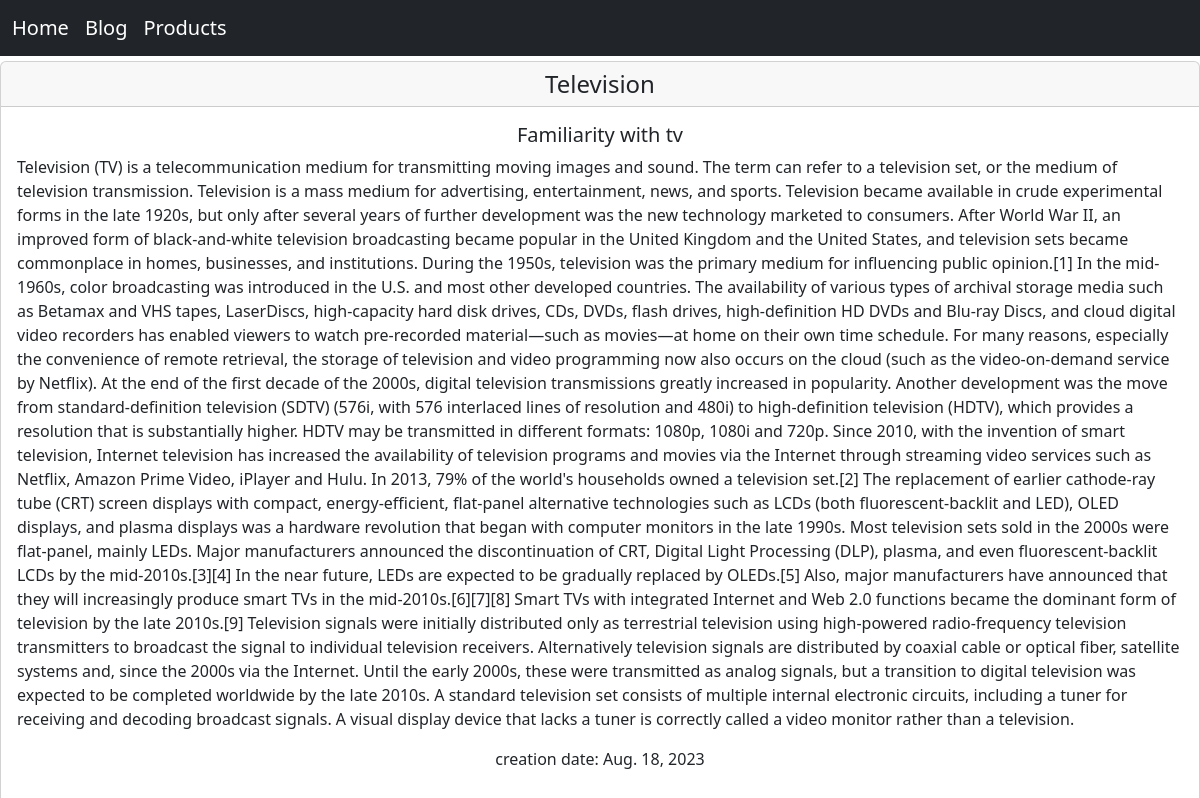
Screenshot of /blog/Television/ with the database file from the repository.
### blog/models.py (models this page shows, shortened)
class product(models.Model):
    ProductName = models.CharField(max_length=200)
    ShortDescription = models.CharField(max_length=100)
    Description = models.TextField()
    Data = models.DateField()

### blog/views.py (the view)
# urls.py: path('<slug:slug>/',views.BlogDetail.as_view(), name='BlogDetail'),
class BlogDetail(DetailView):
    template_name = 'Products.html'
    model = product
    context_object_name = 'products'
    slug_field = 'ProductName'

### templates/Products.html (shortened to what this page needs)
{% extends 'base.html' %}
{% block content %}
<center>
    <div class="card">
        <h4 class="card-header">{{ products.ProductName }}</h4>
        <div class="card-body">
          <h5 class="card-text">{{ products.ShortDescription }}</h5>
          <p class="text-start">{{ products.Description }}</p>
          <p class="fs-6">creation date: {{ products.Data }}</p>
        </div>
      </div>
</center>
{% endblock %}

### rows the page displays
product: ProductName "Television", ShortDescription "Familiarity with tv", Description "Television (TV) is a telecommunication medium for transmitting moving images and sound. The term can refer to a television set, or the medium of television transmission. Television is a mass medium for advertising, entertainment, news, and sports. Television became available in crude experimental forms in the late 1920s, but only after several years of further development was the new technology marketed to consumers. After World War II, an improved form of black-and-white television broadcasting became popular in the United Kingdom and the United States, and television sets became commonplace in homes, businesses, and institutions. During the 1950s, television was the primary medium for…", Data "Aug. 18, 2023"
